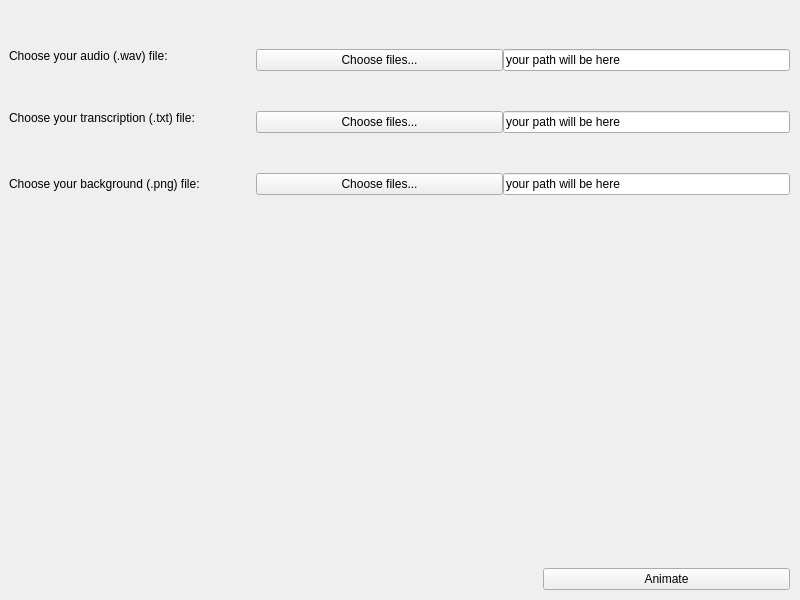
<?xml version="1.0" encoding="UTF-8"?>
<ui version="4.0">
 <class>MainWindow</class>
 <widget class="QMainWindow" name="MainWindow">
  <property name="geometry">
   <rect>
    <x>0</x>
    <y>0</y>
    <width>800</width>
    <height>600</height>
   </rect>
  </property>
  <property name="minimumSize">
   <size>
    <width>800</width>
    <height>600</height>
   </size>
  </property>
  <property name="maximumSize">
   <size>
    <width>800</width>
    <height>600</height>
   </size>
  </property>
  <property name="windowTitle">
   <string>animation maker</string>
  </property>
  <widget class="QWidget" name="centralwidget">
   <property name="minimumSize">
    <size>
     <width>800</width>
     <height>600</height>
    </size>
   </property>
   <property name="maximumSize">
    <size>
     <width>800</width>
     <height>600</height>
    </size>
   </property>
   <widget class="QWidget" name="gridLayoutWidget">
    <property name="geometry">
     <rect>
      <x>9</x>
      <y>9</y>
      <width>781</width>
      <height>581</height>
     </rect>
    </property>
    <layout class="QGridLayout" name="gridLayout">
     <property name="spacing">
      <number>0</number>
     </property>
     <item row="7" column="2">
      <spacer name="horizontalSpacer">
       <property name="orientation">
        <enum>Qt::Horizontal</enum>
       </property>
       <property name="sizeType">
        <enum>QSizePolicy::Maximum</enum>
       </property>
       <property name="sizeHint" stdset="0">
        <size>
         <width>40</width>
         <height>20</height>
        </size>
       </property>
      </spacer>
     </item>
     <item row="6" column="0">
      <spacer name="verticalSpacer_3">
       <property name="orientation">
        <enum>Qt::Vertical</enum>
       </property>
       <property name="sizeHint" stdset="0">
        <size>
         <width>20</width>
         <height>40</height>
        </size>
       </property>
      </spacer>
     </item>
     <item row="5" column="0">
      <widget class="QLabel" name="label_background">
       <property name="text">
        <string>Choose your background (.png) file:</string>
       </property>
      </widget>
     </item>
     <item row="3" column="2" colspan="2">
      <widget class="QLineEdit" name="transcription_path">
       <property name="inputMask">
        <string/>
       </property>
       <property name="text">
        <string>your path will be here</string>
       </property>
       <property name="echoMode">
        <enum>QLineEdit::Normal</enum>
       </property>
       <property name="readOnly">
        <bool>true</bool>
       </property>
      </widget>
     </item>
     <item row="7" column="3">
      <widget class="QPushButton" name="animate_button">
       <property name="text">
        <string>Animate</string>
       </property>
       <property name="flat">
        <bool>false</bool>
       </property>
      </widget>
     </item>
     <item row="1" column="2" colspan="2">
      <widget class="QLineEdit" name="audio_path">
       <property name="inputMask">
        <string/>
       </property>
       <property name="text">
        <string>your path will be here</string>
       </property>
       <property name="echoMode">
        <enum>QLineEdit::Normal</enum>
       </property>
       <property name="readOnly">
        <bool>true</bool>
       </property>
      </widget>
     </item>
     <item row="3" column="1">
      <widget class="QPushButton" name="transcription_path_button">
       <property name="text">
        <string>Choose files...</string>
       </property>
       <property name="checkable">
        <bool>false</bool>
       </property>
       <property name="autoExclusive">
        <bool>false</bool>
       </property>
      </widget>
     </item>
     <item row="3" column="0">
      <widget class="QLabel" name="label_transcription">
       <property name="text">
        <string>Choose your transcription (.txt) file:</string>
       </property>
       <property name="alignment">
        <set>Qt::AlignLeading|Qt::AlignLeft|Qt::AlignTop</set>
       </property>
      </widget>
     </item>
     <item row="1" column="1">
      <widget class="QPushButton" name="audio_path_button">
       <property name="text">
        <string>Choose files...</string>
       </property>
       <property name="checkable">
        <bool>false</bool>
       </property>
       <property name="autoExclusive">
        <bool>false</bool>
       </property>
      </widget>
     </item>
     <item row="2" column="0">
      <spacer name="verticalSpacer">
       <property name="orientation">
        <enum>Qt::Vertical</enum>
       </property>
       <property name="sizeType">
        <enum>QSizePolicy::Maximum</enum>
       </property>
       <property name="sizeHint" stdset="0">
        <size>
         <width>20</width>
         <height>40</height>
        </size>
       </property>
      </spacer>
     </item>
     <item row="1" column="0">
      <widget class="QLabel" name="label_audio">
       <property name="text">
        <string>Choose your audio (.wav) file:</string>
       </property>
       <property name="alignment">
        <set>Qt::AlignLeading|Qt::AlignLeft|Qt::AlignTop</set>
       </property>
      </widget>
     </item>
     <item row="0" column="0">
      <spacer name="verticalSpacer_2">
       <property name="orientation">
        <enum>Qt::Vertical</enum>
       </property>
       <property name="sizeType">
        <enum>QSizePolicy::Maximum</enum>
       </property>
       <property name="sizeHint" stdset="0">
        <size>
         <width>20</width>
         <height>40</height>
        </size>
       </property>
      </spacer>
     </item>
     <item row="4" column="0">
      <spacer name="verticalSpacer_4">
       <property name="orientation">
        <enum>Qt::Vertical</enum>
       </property>
       <property name="sizeType">
        <enum>QSizePolicy::Maximum</enum>
       </property>
       <property name="sizeHint" stdset="0">
        <size>
         <width>20</width>
         <height>40</height>
        </size>
       </property>
      </spacer>
     </item>
     <item row="5" column="1">
      <widget class="QPushButton" name="background_path_button">
       <property name="text">
        <string>Choose files...</string>
       </property>
       <property name="checkable">
        <bool>false</bool>
       </property>
       <property name="autoExclusive">
        <bool>false</bool>
       </property>
      </widget>
     </item>
     <item row="5" column="2" colspan="2">
      <widget class="QLineEdit" name="background_path">
       <property name="inputMask">
        <string/>
       </property>
       <property name="text">
        <string>your path will be here</string>
       </property>
       <property name="echoMode">
        <enum>QLineEdit::Normal</enum>
       </property>
       <property name="readOnly">
        <bool>true</bool>
       </property>
      </widget>
     </item>
    </layout>
   </widget>
  </widget>
 </widget>
 <resources/>
 <connections/>
</ui>
